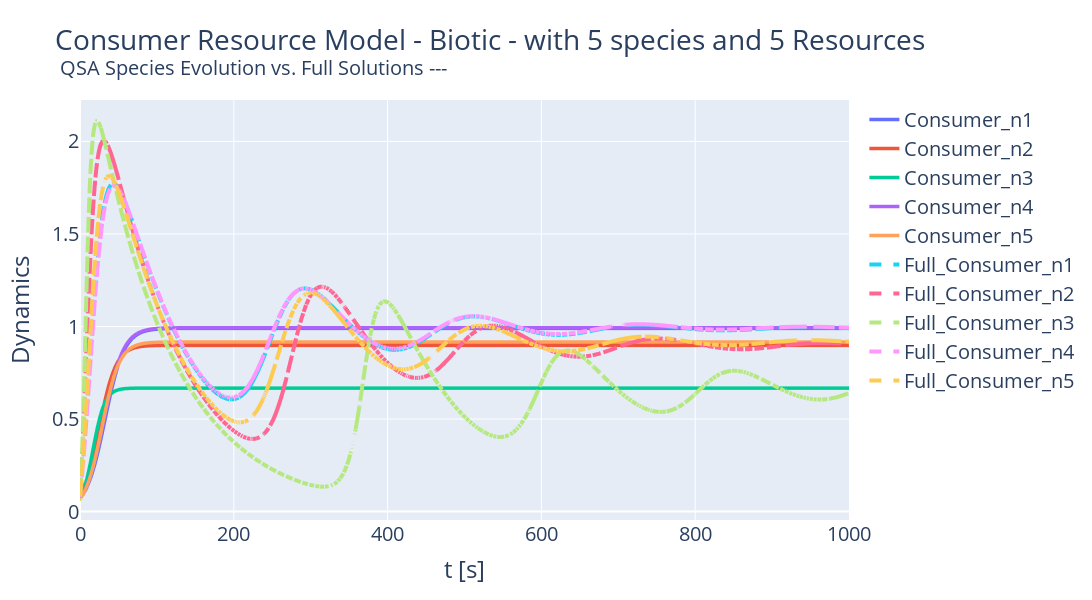

Source (notebook cell):
### Code cell
fig = px.line( df_spec, x='t[s]', 
              title="Consumer Resource Model - Biotic - with 5 species and 5 Resources <br><sup> QSA Species Evolution vs. Full Solutions ---</sup>", 
              y = ['t[s]', 'Consumer_n1', 'Consumer_n2', 'Consumer_n3', 'Consumer_n4','Consumer_n5',
                    'Full_Consumer_n1', 'Full_Consumer_n2', 'Full_Consumer_n3', 'Full_Consumer_n4','Full_Consumer_n5'],
              labels={'value':'Dynamics', 'variable':'', 't[s]':'t [s]'},
              height=600, width=1200)

for i in range (1,6):
      fig.update_traces(selector = {'name': f'Consumer_n{i}'}, line = {'width':3.5})

for i in range (1,6):
      fig.update_traces(selector = {'name': f'Full_Consumer_n{i}'}, line = {'width':4, 'dash':'dash'})

fig.update_layout(font=dict(size=20))
fig.show()

### Figure 1 — Plotly figure (JSON) as saved in the notebook; plotly's stock layout.template omitted (floating-point values rounded to 4 significant figures; data arrays with more than 128 entries replaced by an {"elided": "..."} marker saying what was removed)
{"data": [{"hovertemplate": "=Consumer_n1<br>t [s]=%{x}<br>Dynamics=%{y}<extra></extra>", "legendgroup": "Consumer_n1", "line": {"color": "#636efa", "dash": "solid", "width": 3.5}, "marker": {"symbol": "circle"}, "mode": "lines", "name": "Consumer_n1", "showlegend": true, "type": "scattergl", "x": {"elided": "1000 float values"}, "xaxis": "x", "y": {"elided": "1000 float values"}, "yaxis": "y"}, {"hovertemplate": "=Consumer_n2<br>t [s]=%{x}<br>Dynamics=%{y}<extra></extra>", "legendgroup": "Consumer_n2", "line": {"color": "#EF553B", "dash": "solid", "width": 3.5}, "marker": {"symbol": "circle"}, "mode": "lines", "name": "Consumer_n2", "showlegend": true, "type": "scattergl", "x": {"elided": "1000 float values"}, "xaxis": "x", "y": {"elided": "1000 float values"}, "yaxis": "y"}, {"hovertemplate": "=Consumer_n3<br>t [s]=%{x}<br>Dynamics=%{y}<extra></extra>", "legendgroup": "Consumer_n3", "line": {"color": "#00cc96", "dash": "solid", "width": 3.5}, "marker": {"symbol": "circle"}, "mode": "lines", "name": "Consumer_n3", "showlegend": true, "type": "scattergl", "x": {"elided": "1000 float values"}, "xaxis": "x", "y": {"elided": "1000 float values"}, "yaxis": "y"}, {"hovertemplate": "=Consumer_n4<br>t [s]=%{x}<br>Dynamics=%{y}<extra></extra>", "legendgroup": "Consumer_n4", "line": {"color": "#ab63fa", "dash": "solid", "width": 3.5}, "marker": {"symbol": "circle"}, "mode": "lines", "name": "Consumer_n4", "showlegend": true, "type": "scattergl", "x": {"elided": "1000 float values"}, "xaxis": "x", "y": {"elided": "1000 float values"}, "yaxis": "y"}, {"hovertemplate": "=Consumer_n5<br>t [s]=%{x}<br>Dynamics=%{y}<extra></extra>", "legendgroup": "Consumer_n5", "line": {"color": "#FFA15A", "dash": "solid", "width": 3.5}, "marker": {"symbol": "circle"}, "mode": "lines", "name": "Consumer_n5", "showlegend": true, "type": "scattergl", "x": {"elided": "1000 float values"}, "xaxis": "x", "y": {"elided": "1000 float values"}, "yaxis": "y"}, {"hovertemplate": "=Full_Consumer_n1<br>t [s]=%{x}<br>Dynamics=%{y}<extra></extra>", "legendgroup": "Full_Consumer_n1", "line": {"color": "#19d3f3", "dash": "dash", "width": 4}, "marker": {"symbol": "circle"}, "mode": "lines", "name": "Full_Consumer_n1", "showlegend": true, "type": "scattergl", "x": {"elided": "1000 float values"}, "xaxis": "x", "y": {"elided": "1000 float values"}, "yaxis": "y"}, {"hovertemplate": "=Full_Consumer_n2<br>t [s]=%{x}<br>Dynamics=%{y}<extra></extra>", "legendgroup": "Full_Consumer_n2", "line": {"color": "#FF6692", "dash": "dash", "width": 4}, "marker": {"symbol": "circle"}, "mode": "lines", "name": "Full_Consumer_n2", "showlegend": true, "type": "scattergl", "x": {"elided": "1000 float values"}, "xaxis": "x", "y": {"elided": "1000 float values"}, "yaxis": "y"}, {"hovertemplate": "=Full_Consumer_n3<br>t [s]=%{x}<br>Dynamics=%{y}<extra></extra>", "legendgroup": "Full_Consumer_n3", "line": {"color": "#B6E880", "dash": "dash", "width": 4}, "marker": {"symbol": "circle"}, "mode": "lines", "name": "Full_Consumer_n3", "showlegend": true, "type": "scattergl", "x": {"elided": "1000 float values"}, "xaxis": "x", "y": {"elided": "1000 float values"}, "yaxis": "y"}, {"hovertemplate": "=Full_Consumer_n4<br>t [s]=%{x}<br>Dynamics=%{y}<extra></extra>", "legendgroup": "Full_Consumer_n4", "line": {"color": "#FF97FF", "dash": "dash", "width": 4}, "marker": {"symbol": "circle"}, "mode": "lines", "name": "Full_Consumer_n4", "showlegend": true, "type": "scattergl", "x": {"elided": "1000 float values"}, "xaxis": "x", "y": {"elided": "1000 float values"}, "yaxis": "y"}, {"hovertemplate": "=Full_Consumer_n5<br>t [s]=%{x}<br>Dynamics=%{y}<extra></extra>", "legendgroup": "Full_Consumer_n5", "line": {"color": "#FECB52", "dash": "dash", "width": 4}, "marker": {"symbol": "circle"}, "mode": "lines", "name": "Full_Consumer_n5", "showlegend": true, "type": "scattergl", "x": {"elided": "1000 float values"}, "xaxis": "x", "y": {"elided": "1000 float values"}, "yaxis": "y"}], "layout": {"font": {"size": 20}, "height": 600, "legend": {"title": {"text": ""}, "tracegroupgap": 0}, "title": {"text": "Consumer Resource Model - Biotic - with 5 species and 5 Resources <br><sup> QSA Species Evolution vs. Full Solutions ---</sup>"}, "width": 1200, "xaxis": {"anchor": "y", "domain": [0, 1], "title": {"text": "t [s]"}}, "yaxis": {"anchor": "x", "domain": [0, 1], "title": {"text": "Dynamics"}}}}
